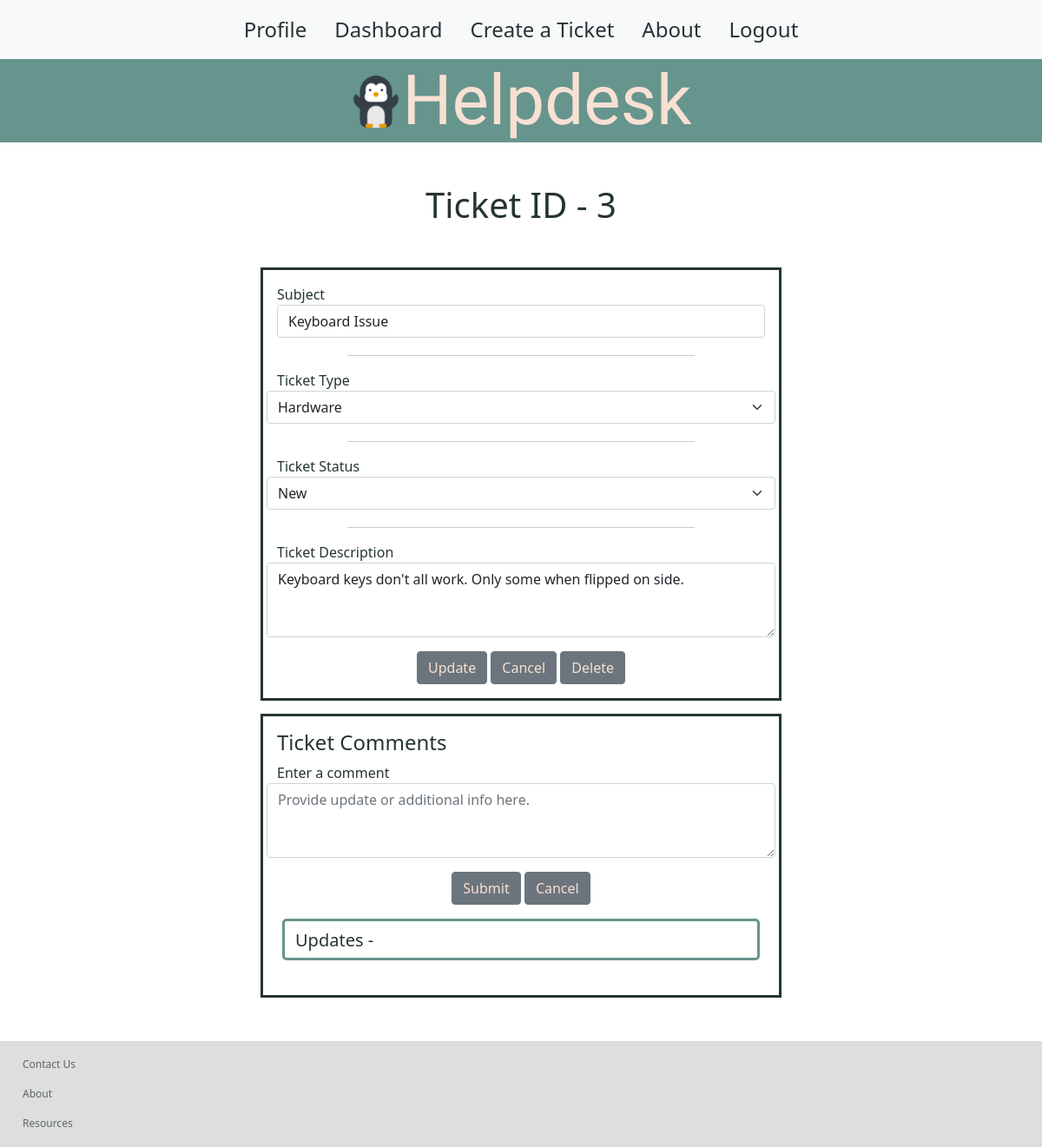
Screenshot of /ticket/3/edit (signed in) with the database file from the repository.
### users/models.py (models this page shows)
class Ticket(models.Model):
    subject = models.CharField(max_length=250)
    ticket_type = models.CharField(max_length=50)
    ticket_status = models.CharField(max_length=50)
    ticket_description = models.CharField(max_length=350)
    created_by = models.ForeignKey(User, related_name="user_tickets", on_delete=models.CASCADE, null=True)
    created_at = models.DateTimeField(auto_now_add=True)
    updated_at = models.DateTimeField(auto_now=True)
    objects = TicketManager()

### users/views.py (the view)
# urls.py: path('ticket/<int:ticket_id>/edit', views.edit_ticket),
def edit_ticket(request, ticket_id):
    if 'user_id' not in request.session:
        return redirect('/')
    context = {
        "ticket": Ticket.objects.get(id=ticket_id)
    }
    return render(request, "ticket-details.html", context)

### users/templates/ticket-details.html (shortened to what this page needs)
{% include 'nav_bar.html'%}
<h1 class="text-center m-5">Ticket ID - {{ticket.id}}</h1>
<div class="ticket-container">
    <div class="card mx-auto" style="width:600px">
        <div class="card-body">
            <form action="/ticket/{{ticket.id}}/update" method="POST">
                <div class="form-group row">
                    <label for="subject">Subject <input type="text" name="subject" class="form-control" value="{{ticket.subject}}"></label>
                </div>
                <hr />
                <div class="form-group row">
                    <label for="ticket_type">Ticket Type</label>
                    <select class="form-select" aria-label="Default select example" name="ticket_type">
                        <option selected>{{ticket.ticket_type}}</option>
                    </select>
                </div>
                <hr />
                <div class="form-group row">
                    <label for="ticket_status">Ticket Status</label>
                    <select class="form-select" aria-label="Default select example" name="ticket_status">
                        <option selected>{{ticket.ticket_status}}</option>
                    </select>
                </div>
                <hr />
                <div class="form-group row">
                    <label for="ticket_description">Ticket Description</label><textarea type="text" name="ticket_description" class="form-control" placeholder="Ticket Description" rows="3">{{ticket.ticket_description}}</textarea>
                </div>
                <div class="col text-center mt-3">
                    <button type="submit" class="btn btn-secondary">Update</button>
                    <button class="btn btn-secondary" href="/dashboard"><a href="/dashboard" style="color: #F8E0D3;">Cancel</a></button>
                    <button class="btn btn-secondary" href="/dashboard"><a href="/ticket/{{ticket.id}}/delete" style="color: #F8E0D3;">Delete</a></button>
                </div>
            </form>
        </div>
    </div>
</div>
<div>
    <div class="comment-form-container">
        <div class="card mx auto" style="width:600px">
            <div class="card-body">
                <h4>Ticket Comments</h4>
                <form action="/add_comment/{{ticket.id}}/" method="POST">
                <div class="form-group row">
                    <label for="comment">Enter a comment</label><textarea type="text" name="comment" class="form-control sm" placeholder="Provide update or additional info here." rows="3"></textarea>
                </div>
                <div class="col text-center mt-3">
                    <input type="submit" value="Submit" class="btn btn-secondary">
                    <button class="btn btn-secondary"><a href="/ticket/{{ticket.id}}/edit" style="color: #F8E0D3;">Cancel</a></button>
                </div>
                </form>
            </div>
            <div class="comment-display-container container mx auto">
                    <h5>Updates - </h5>
            </div>
        </div>
    </div>
</div>
{% include 'footer.html'%}

### users/static/css/style.css (style rules this page uses)
a { text-decoration: none; color: #253434; }
.ticket-container { display: flex; justify-content: center; margin-bottom: 15px; }
.comment-form-container { display: flex; justify-content: center; margin-bottom: 50px; }
.comment-display-container { border: 3px solid #66958D; width: 550px; margin-bottom: 40px; padding-top: 10px; border-radius: 5px; }
.card { border: 3px solid #253434; border-radius: 0.25px; color: #253434; }
hr { width: 400px; margin-left: auto; margin-right: auto; margin-top: 20px; }
h1 { color: #253434; }
.btn { color: #F8E0D3; }

### rows the page displays
Ticket: id "3", subject "Keyboard Issue", ticket_type "Hardware", ticket_status "New", ticket_description "Keyboard keys don't all work. Only some when flipped on side."
